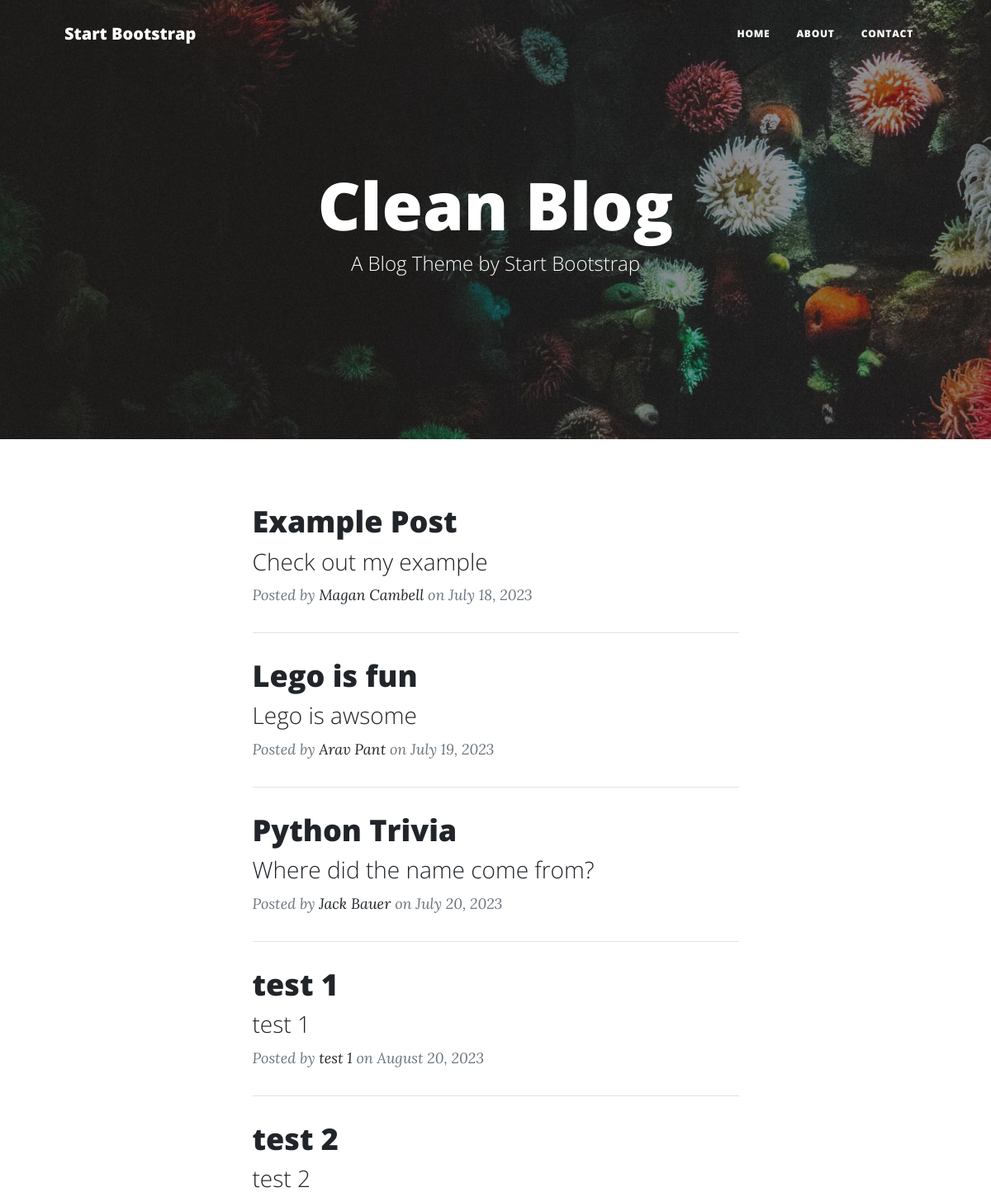
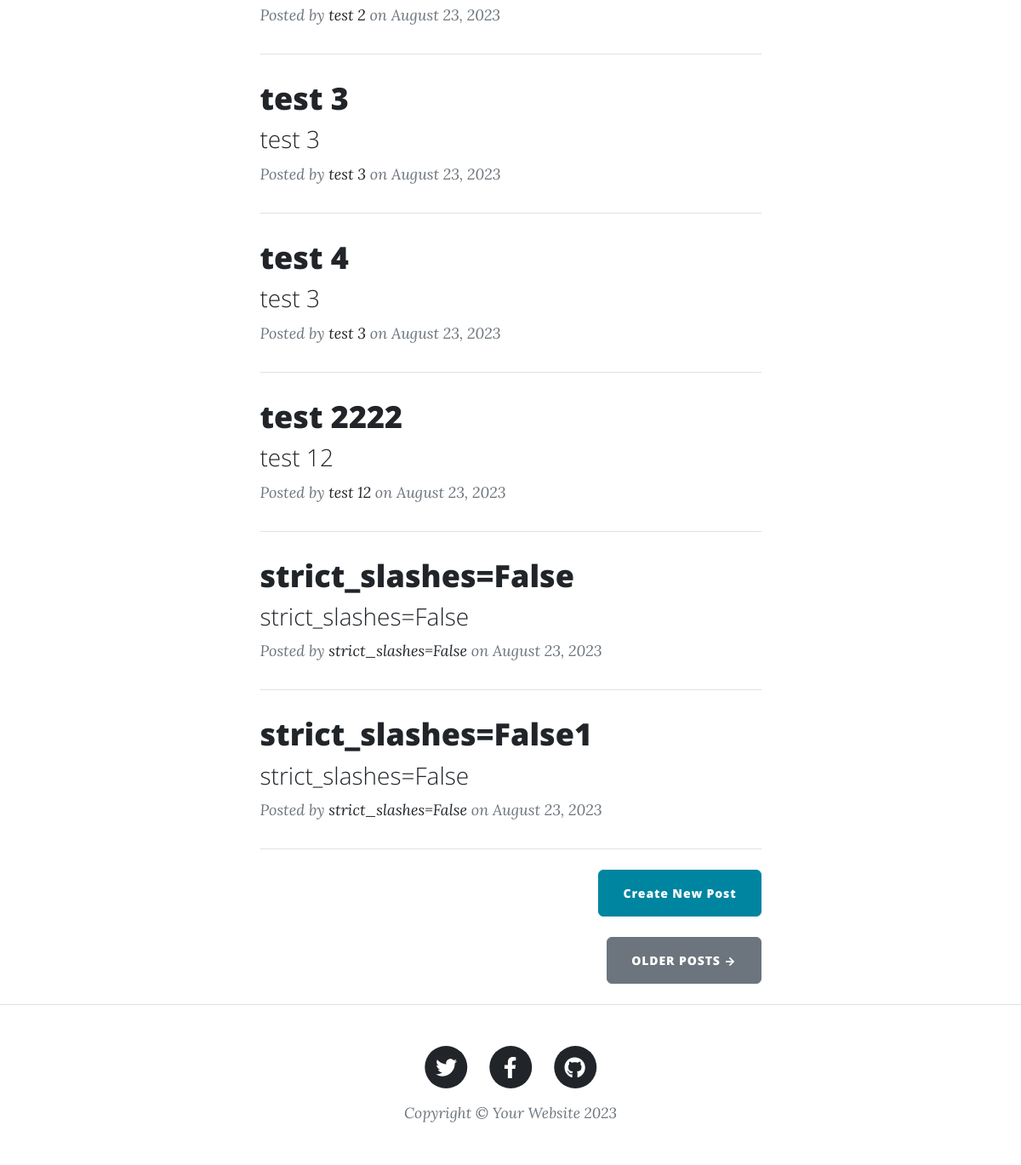
The page / on the database its author committed (2 pictures, top to bottom).
### main.py (models this page shows)
class BlogPost(db.Model):
    id = db.Column(db.Integer, primary_key=True)
    title = db.Column(db.String(250), unique=True, nullable=False)
    subtitle = db.Column(db.String(250), nullable=False)
    date = db.Column(db.String(250), nullable=False)
    body = db.Column(db.Text, nullable=False)
    author = db.Column(db.String(250), nullable=False)
    img_url = db.Column(db.String(250), nullable=False)

### main.py (the view)
@app.route("/", methods=['GET'])
def get_all_posts():
    posts = db.session.execute(db.select(BlogPost)).scalars().all()
    return render_template("index.html", all_posts=posts), 200

### templates/index.html
{% include "header.html" %}
<header
  class="masthead"
  style="background-image: url('../static/assets/img/home-bg.jpg')"
>
  <div class="container position-relative px-4 px-lg-5">
    <div class="row gx-4 gx-lg-5 justify-content-center">
      <div class="col-md-10 col-lg-8 col-xl-7">
        <div class="site-heading">
          <h1>Clean Blog</h1>
          <span class="subheading">A Blog Theme by Start Bootstrap</span>
        </div>
      </div>
    </div>
  </div>
</header>
<div class="container px-4 px-lg-5">
  <div class="row gx-4 gx-lg-5 justify-content-center">
    <div class="col-md-10 col-lg-8 col-xl-7">
      {% for post in all_posts %}
      <div class="post-preview">
        <a href="{{ url_for('show_post', post_id=post.id) }}">
          <h2 class="post-title">{{ post.title }}</h2>
          <h3 class="post-subtitle">{{ post.subtitle }}</h3>
        </a>
        <p class="post-meta">
          Posted by
          <a href="#">{{post.author}}</a>
          on {{post.date}}
        </p>
      </div>
      <hr class="my-4" />
      {% endfor %}
      <div class="d-flex justify-content-end mb-4">
        <a
          class="btn btn-primary float-right"
          href="{{ url_for('add_new_post') }}"
          >Create New Post</a
        >
      </div>
      <div class="d-flex justify-content-end mb-4">
        <a class="btn btn-secondary text-uppercase" href="#!">Older Posts →</a>
      </div>
    </div>
  </div>
</div>
{% include "footer.html" %}

### templates/header.html (shortened to what this page needs)
<!DOCTYPE html>
<html lang="en">
  <head>
    {% block styles %}
    {{ bootstrap.load_css() }}
    <link
      href="{{ url_for('static', filename='css/styles.css') }}"
      rel="stylesheet"
    />
    {% endblock %}
  </head>
  <body>
    <nav class="navbar navbar-expand-lg navbar-light" id="mainNav">
      <div class="container px-4 px-lg-5">
        <a class="navbar-brand" href="/">Start Bootstrap</a>
        <div class="collapse navbar-collapse" id="navbarResponsive">
          <ul class="navbar-nav ms-auto py-4 py-lg-0">
            <li class="nav-item">
              <a
                class="nav-link px-lg-3 py-3 py-lg-4"
                href="{{ url_for('get_all_posts') }}"
                >Home</a
              >
            </li>
            <li class="nav-item">
              <a
                class="nav-link px-lg-3 py-3 py-lg-4"
                href="{{ url_for('about') }}"
                >About</a
              >
            </li>
            <li class="nav-item">
              <a
                class="nav-link px-lg-3 py-3 py-lg-4"
                href="{{ url_for('contact') }}"
                >Contact</a
              >
            </li>
          </ul>
        </div>
      </div>
    </nav>

### templates/footer.html (shortened to what this page needs)
        <footer class="border-top">
          <div class="container px-4 px-lg-5">
              <div class="row gx-4 gx-lg-5 justify-content-center">
                  <div class="col-md-10 col-lg-8 col-xl-7">
                      <ul class="list-inline text-center">
                          <li class="list-inline-item">
                              <a href="#!">
                                  <span class="fa-stack fa-lg">
                                      <i class="fas fa-circle fa-stack-2x"></i>
                                      <i class="fab fa-twitter fa-stack-1x fa-inverse"></i>
                                  </span>
                              </a>
                          </li>
                          <li class="list-inline-item">
                              <a href="#!">
                                  <span class="fa-stack fa-lg">
                                      <i class="fas fa-circle fa-stack-2x"></i>
                                      <i class="fab fa-facebook-f fa-stack-1x fa-inverse"></i>
                                  </span>
                              </a>
                          </li>
                          <li class="list-inline-item">
                              <a href="#!">
                                  <span class="fa-stack fa-lg">
                                      <i class="fas fa-circle fa-stack-2x"></i>
                                      <i class="fab fa-github fa-stack-1x fa-inverse"></i>
                                  </span>
                              </a>
                          </li>
                      </ul>
                      <div class="small text-center text-muted fst-italic">Copyright &copy; Your Website 2023</div>
                  </div>
              </div>
          </div>
      </footer>
  </body>
</html>

### rows shown on the page
BlogPost: title "Example Post", subtitle "Check out my example", author "Magan Cambell", date "July 18, 2023"
BlogPost: title "Lego is fun", subtitle "Lego is awsome", author "Arav Pant", date "July 19, 2023"
BlogPost: title "Python Trivia", subtitle "Where did the name come from?", author "Jack Bauer", date "July 20, 2023"
BlogPost: title "test 1", subtitle "test 1", author "test 1", date "August 20, 2023"
BlogPost: title "test 2", subtitle "test 2", author "test 2", date "August 23, 2023"
BlogPost: title "test 3", subtitle "test 3", author "test 3", date "August 23, 2023"
BlogPost: title "test 4", subtitle "test 3", author "test 3", date "August 23, 2023"
BlogPost: title "test 2222", subtitle "test 12", author "test 12", date "August 23, 2023"
BlogPost: title "strict_slashes=False", subtitle "strict_slashes=False", author "strict_slashes=False", date "August 23, 2023"
BlogPost: title "strict_slashes=False1", subtitle "strict_slashes=False", author "strict_slashes=False", date "August 23, 2023"
